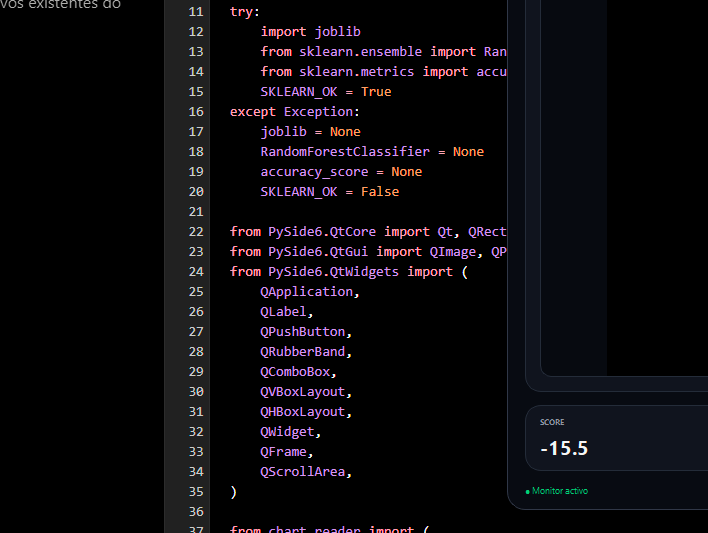
#> input picture IQ_AI/data/grafico.png, 708 x 533 px; its folder holds 3 pictures in this run
$ python chart_reader.py
#> lines starting #> are read from the running program, lines starting #| are printed output that depends on the picture; after the words box and inside, x2 and y2 are one past the last pixel; in counts of white or black regions, pixels touching at a corner belong together
import os
import numpy as np
from PIL import Image, ImageDraw
from scipy import ndimage

IMAGE_PATH = os.path.join("data", "grafico.png")
DEBUG_PATH = os.path.join("data", "debug_candles.png")

# Compatibilidad con el monitor actual.
ROI_LEFT = 25
ROI_TOP = 70
ROI_RIGHT = 680
ROI_BOTTOM = 535

# Estado pequeño para que la escala no "salte" entre capturas.
# Si detectamos un cambio real de zoom, se actualiza inmediatamente.
_SCALE_STATE = {
    "spacing": None,
    "frame_width": None,
}


# ============================================================
# COLOR
# ============================================================

def load_image():
    if not os.path.exists(IMAGE_PATH):
        raise FileNotFoundError(f"No se encontró: {IMAGE_PATH}")
    return Image.open(IMAGE_PATH).convert("RGB")
#> returned value is the input picture: PIL image 708x533 RGB; mean R, G, B 10.7, 9.1, 12.4


def detect_colors(image):
    """
    Detector de color v11.

    Mantiene umbrales suficientemente amplios para las velas de IQ Option,
    pero exige dominancia clara del canal verde o rojo para evitar grises,
    textos y rejilla.
    """
    arr = np.asarray(image)

    if arr.ndim != 3 or arr.shape[2] < 3:
        raise ValueError("La imagen debe ser RGB.")

    r = arr[:, :, 0].astype(np.int16)
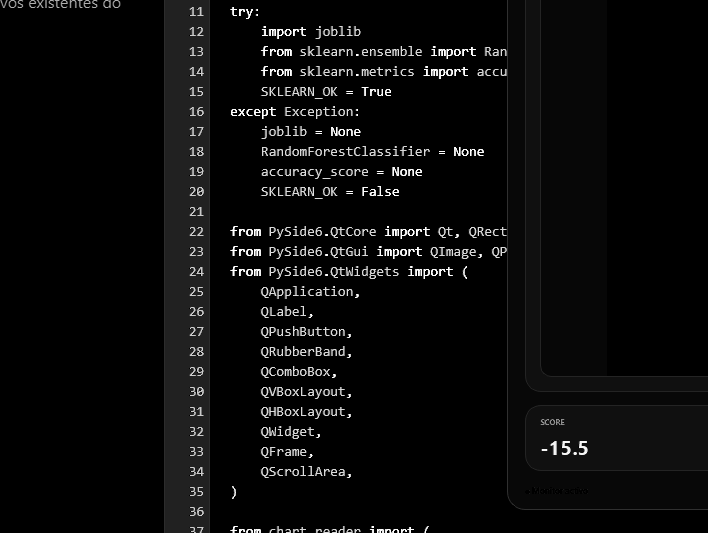
#> r: shape (533, 708) int16; min 0, max 255, mean 10.7
    g = arr[:, :, 1].astype(np.int16)
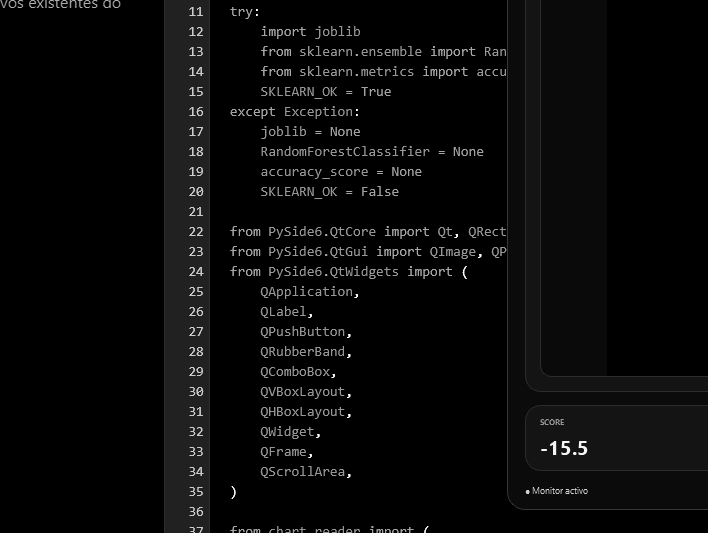
#> g: shape (533, 708) int16; min 0, max 255, mean 9.1
    b = arr[:, :, 2].astype(np.int16)
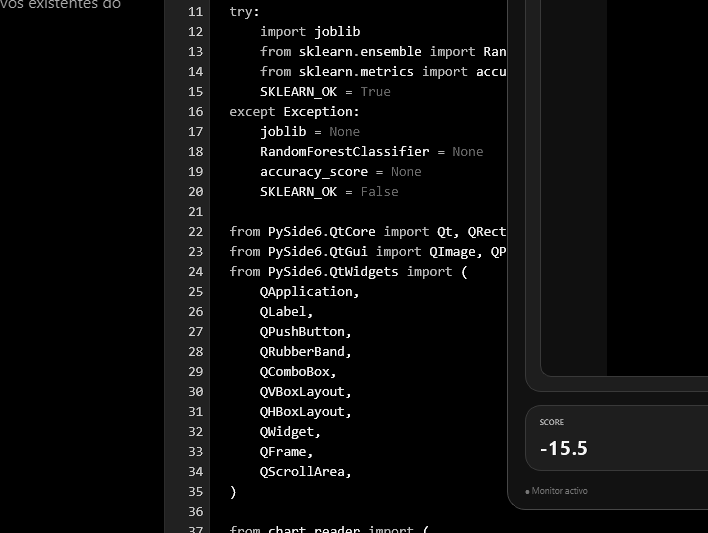
#> b: shape (533, 708) int16; min 0, max 255, mean 12.4

    max_c = np.maximum(np.maximum(r, g), b)
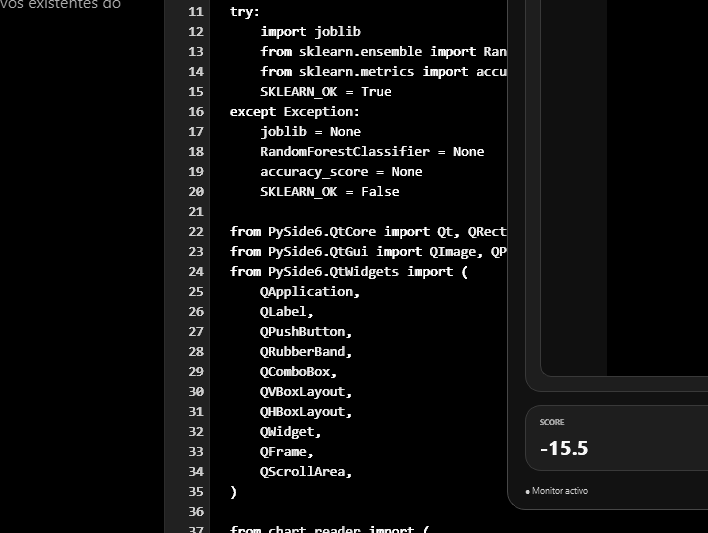
#> max_c: shape (533, 708) int16; min 0, max 255, mean 14.9
    min_c = np.minimum(np.minimum(r, g), b)
    sat = max_c - min_c
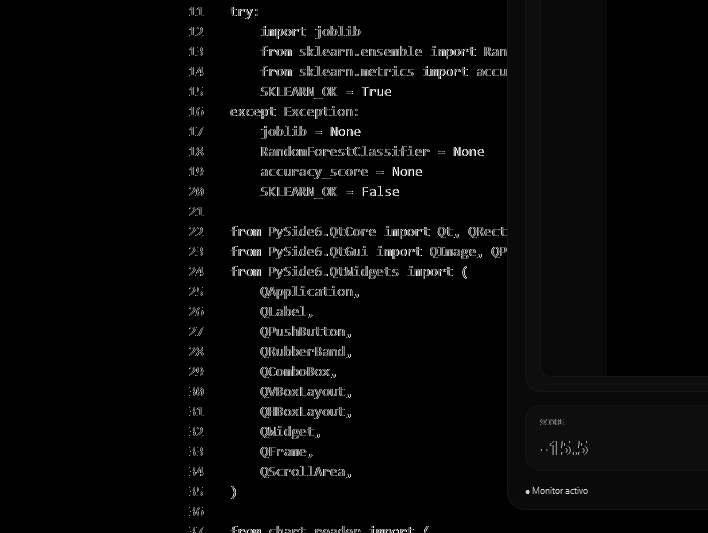
#> sat: shape (533, 708) int16; min 0, max 255, mean 7.3

    green = (
        (g >= 68)
        & (g - r >= 15)
        & (g - b >= 7)
        & (sat >= 24)
    )
#> green: shape (533, 708) bool; 0.06% white in thin lines or dots, all inside (x1, y1, x2, y2) = (194, 9, 588, 532)

    red = (
        (r >= 112)
        & (r - g >= 28)
        & (r - b >= 20)
        & (sat >= 36)
    )
#> red: shape (533, 708) bool; 1.7% white in thin lines or dots, all inside (x1, y1, x2, y2) = (190, 7, 588, 533)
#> (the rest of the program and of its run is left out)
